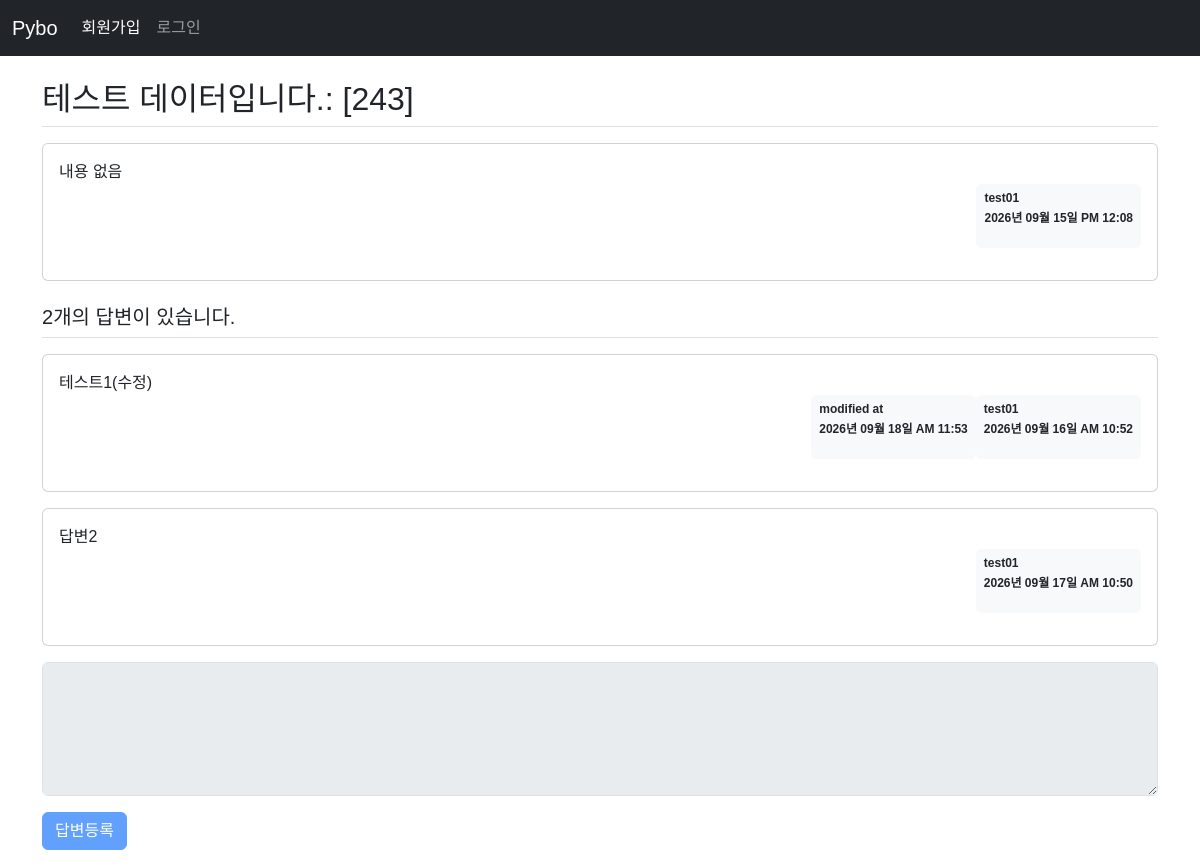
The page /question/detail/247 on the database its author committed.
### pybo/models.py (models this page shows)
class Question(db.Model):
    id = db.Column(db.Integer, primary_key=True)
    subject = db.Column(db.String(200), nullable=False)
    content = db.Column(db.Text, nullable=False)
    create_date = db.Column(db.DateTime, nullable=False)
    user_id = db.Column(db.Integer, db.ForeignKey('user.id', ondelete='CASCADE'), nullable=False)
    user = db.relationship('User', backref=db.backref('quesetion_set'))
    modify_date = db.Column(db.DateTime, nullable=True)

class User(db.Model):
    id = db.Column(db.Integer, primary_key=True)
    username = db.Column(db.String(150), unique=True, nullable=False)
    password = db.Column(db.String(200), nullable=False)
    email = db.Column(db.String(120), unique=True, nullable=False)

class Answer(db.Model):
    id = db.Column(db.Integer, primary_key=True)
    question_id = db.Column(db.Integer, db.ForeignKey('question.id', ondelete='CASCADE'))
    question = db.relationship(Question, backref=db.backref('answer_set'))
    content = db.Column(db.Text, nullable=False)
    create_date = db.Column(db.DateTime, nullable=False)
    user_id= db.Column(db.Integer, db.ForeignKey('user.id', ondelete='CASCADE'), nullable=False)
    user = db.relationship('User', backref=db.backref('answer_set'))
    modify_date = db.Column(db.DateTime, nullable=True)

### pybo/views/question_views.py (the view)
@bp.route('/detail/<int:question_id>')
def detail(question_id):
    form = AnswerForm()  # 질문 상세 템플릿에 폼 추가
    question = Question.query.get_or_404(question_id)
    return render_template('question/question_detail.html', question=question, form=form)

### pybo/forms.py
class AnswerForm(FlaskForm):
    content = TextAreaField('답변내용', validators=[DataRequired('내용은 필수 입력 항목입니다.')])
    submit = SubmitField('답변등록')

### pybo/filter.py (called while the page is built)
def format_datetime(value, fmt='%Y년 %m월 %d일 %p %I:%M'):
    return value.strftime(fmt)

### pybo/views/auth_views.py (called while the page is built)
@bp.before_app_request
def load_logged_in_user():
    user_id = session.get('user_id')
    if user_id is None:
        g.user = None
    else:
        g.user = User.query.get(user_id)

### pybo/templates/question/question_detail.html (shortened to what this page needs)
{% extends 'base.html' %}
{% block content %}
<div class="container my-3">
    <h2 class="border-bottom py-2">{{ question.subject }}</h2>
    <div class="card my-3">
        <div class="card-body">
            <div class="card-text" style="white-space: pre-line;">{{ question.content }}</div>
            <div class="d-flex justify-content-end">
                <div class="badge bg-light text-dark p-2">
                    <p class="mb-2 text-start">{{ question.user.username }}</p>
                    <p>{{ question.create_date | datetime }}</p>
                </div>
            </div>
        </div>
    </div>
    <h5 class="border-bottom my-3 py-2">{{ question.answer_set | length }}개의 답변이 있습니다.</h5>
    {% for answer in question.answer_set %}
    <div class="card my-3">
        <div class="card-body">
            <div class="card-text" style="white-space: pre-line;">{{ answer.content }}</div>
            <div class="d-flex justify-content-end">
                {% if answer.modify_date %}
                <div class="badge bg-light text-dark p-2">
                    <p class="mb-2 text-start">modified at</p>
                    <p>{{ answer.modify_date | datetime }}</p>
                </div>
                {% endif %}
                <div class="badge bg-light text-dark p-2">
                    <p class="mb-2 text-start">{{ answer.user.username }}</p>
                    <p>{{ answer.create_date | datetime }}</p>
                </div>
            </div>
        </div>
    </div>
    {% endfor %}
    <form action="{{ url_for('answer.create', question_id=question.id) }}" method="post" class="my-3" novalidate>
        <div class="mb-3">
            {{ form.content(class='form-control', rows='5', disabled=(not g.user)) }}
        </div>
        {{ form.submit(class="btn btn-primary", disabled=(not g.user)) }}
    </form>
</div>
{% endblock %}

### pybo/static/style.css (style rules this page uses)
body { font-family: "Noto Sans KR", sans-serif; font-weight: 400; }

### rows shown on the page
Question: subject "테스트 데이터입니다.: [243]", content "내용 없음", create_date "2026년 09월 15일 PM 12:08"
User: user.username "test01"
Answer: content "테스트1(수정)", modify_date "2026년 09월 18일 AM 11:53", user.username "test01", create_date "2026년 09월 16일 AM 10:52"
Answer: content "답변2", user.username "test01", create_date "2026년 09월 17일 AM 10:50"

### other values the page prints
{{ question.answer_set | length }} "2"
